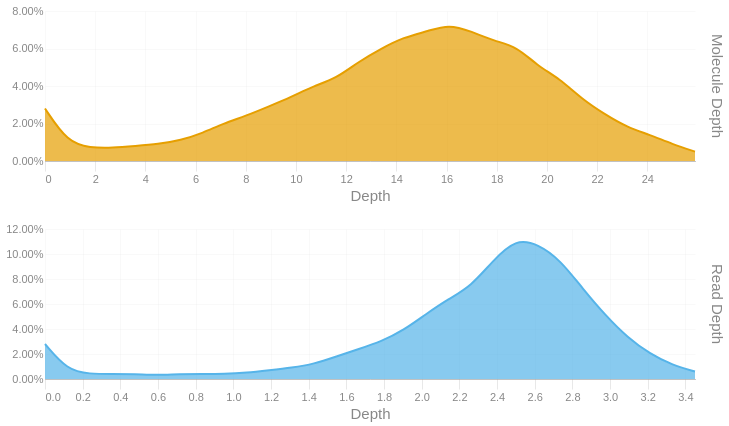

Notebook cell for this chart:
### Code cell
readdep = depth_hist(tb['Read Depth'], q99, 3)
readdep = readdep.with_columns(pl.lit('Read Depth').alias('Metric'))
if not SKIPLR:
    moldep = depth_hist(tb['Molecule Depth'], mol_q99, 1)
    moldep = moldep.with_columns(pl.lit('Molecule Depth').alias('Metric'))
    _hist = pl.concat([readdep, moldep])
    _hist = _hist.filter(pl.col('Proportion') != 0)
    with SafeRender(_hist):
        (
            alt.Chart(_hist)        
            .mark_area(interpolate = "basis")
            .encode(
                x=alt.X('Bin:Q').scale(domainMin=0).axis(alt.Axis(title='Depth')),
                y = alt.Y('Proportion:Q', title = None).axis(format = '.2%'),
                color = alt.Color('Metric:N').legend(None),
                row = alt.Row("Metric:N").header(title = None, labelOrient = 'right'),
                tooltip = [
                    alt.Tooltip("Metric:N", title = "Metric"),
                    alt.Tooltip('Interval:N', title = "Depth Interval"),
                    alt.Tooltip('Proportion:Q', title = "% Alignments").format('.2%')
                ]
            )
            .resolve_scale(x='independent', y='independent')
            .properties(
                height = 150, width = 650,
                usermeta={'embedOptions': {'downloadFileName': f'{samplename}.depth.hist'}}
            )
        ).display()
else:
    readdep = readdep.filter(pl.col('Proportion') != 0)
    with SafeRender(readdep):
        (
            alt.Chart(readdep)        
            .mark_area(interpolate = "basis")
            .encode(
                x=alt.X('Bin:Q').scale(domainMin=0).axis(alt.Axis(title='Depth')),
                y = alt.Y('Proportion:Q', title = None).axis(format = '.2%'),
                tooltip = [
                    alt.Tooltip('Interval:N', title = "Depth Interval"),
                    alt.Tooltip('Proportion:Q', title = "% Alignments").format('.2%')
                ]
            )
            .properties(
                usermeta={'embedOptions': {'downloadFileName': f'{samplename}.depth.hist'}}
            )
        ).display()

### Figure 1 — Vega-Lite specification as saved in the notebook (floating-point values rounded to 4 significant figures)
{"width": 650, "height": 150, "config": {"title": {"anchor": "start", "dy": -15, "fontSize": 18, "color": "#888888", "subtitleColor": "#888888", "subtitleFontSize": 14}, "arc": {"fill": "#0072B2"}, "axis": {"domainColor": "#888888", "domainWidth": 0.5, "gridWidth": 0.2, "grid": false, "titleFontWeight": 400, "titleFontSize": 15, "labelFontSize": 11, "labelColor": "#888888", "tickColor": "#888888", "tickWidth": 0.2, "titleColor": "#888888"}, "axisBand": {"grid": false}, "axisX": {"grid": true, "tickSize": 10, "domainCap": "round"}, "axisY": {"domain": false, "grid": true, "tickSize": 0, "domainCap": "round"}, "background": "transparent", "header": {"labelFontSize": 15, "labelColor": "#888888", "titleFontSize": 15, "titleFontWeight": 600, "titleColor": "#888888"}, "legend": {"labelFont": "sans-serif", "labelFontSize": 12, "labelColor": "#888888", "symbolSize": 100, "symbolType": "circle", "titleFontSize": 12, "titlePadding": 10, "titleColor": "#888888", "title": null}, "range": {"category": ["#E69F00", "#56B4E9", "#009E73", "#F0E442", "#0072B2", "#D55E00", "#CC79A7", "#000000"], "diverging": ["#cfe8f3", "#a2d4ec", "#73bfe2", "#46abdb", "#1696d2", "#12719e"]}, "area": {"fill": "#0072B2", "fillOpacity": 0.7, "line": true, "strokeOpacity": 0.7}, "line": {"color": "#0072B2", "stroke": "#0072B2", "strokeWidth": 2}, "trail": {"color": "#0072B2", "stroke": "#0072B2", "strokeWidth": 0, "size": 1}, "point": {"filled": true, "fillOpacity": 1.0, "size": 95}, "text": {"color": "#888888", "fontSize": 11, "align": "right", "fontWeight": 400, "size": 11}, "bar": {"fill": "#0072B2", "stroke": null}, "view": {"stroke": null, "continuousWidth": 660, "continuousHeight": 400}}, "data": {"name": "data-2d59945619a574851dff4ef3eb4af578"}, "mark": {"type": "area", "interpolate": "basis"}, "encoding": {"color": {"field": "Metric", "legend": null, "type": "nominal"}, "row": {"field": "Metric", "header": {"title": null, "labelOrient": "right"}, "type": "nominal"}, "tooltip": [{"field": "Metric", "title": "Metric", "type": "nominal"}, {"field": "Interval", "title": "Depth Interval", "type": "nominal"}, {"field": "Proportion", "format": ".2%", "title": "% Alignments", "type": "quantitative"}], "x": {"axis": {"title": "Depth"}, "field": "Bin", "scale": {"domainMin": 0}, "type": "quantitative"}, "y": {"axis": {"format": ".2%"}, "field": "Proportion", "title": null, "type": "quantitative"}}, "resolve": {"scale": {"x": "independent", "y": "independent"}}, "usermeta": {"embedOptions": {"downloadFileName": "S1_Tusket_030.depth.hist"}}, "$schema": "https://vega.github.io/schema/vega-lite/v6.1.0.json", "datasets": {"data-2d59945619a574851dff4ef3eb4af578": [{"Bin": 0.0, "Interval": "0.0-0.119", "Proportion": 0.028, "Metric": "Read Depth"}, {"Bin": 0.119, "Interval": "0.119-0.238", "Proportion": 0.007, "Metric": "Read Depth"}, {"Bin": 0.238, "Interval": "0.238-0.357", "Proportion": 0.004, "Metric": "Read Depth"}, {"Bin": 0.357, "Interval": "0.357-0.476", "Proportion": 0.004, "Metric": "Read Depth"}, {"Bin": 0.476, "Interval": "0.476-0.595", "Proportion": 0.004, "Metric": "Read Depth"}, {"Bin": 0.595, "Interval": "0.595-0.714", "Proportion": 0.003, "Metric": "Read Depth"}, {"Bin": 0.714, "Interval": "0.714-0.833", "Proportion": 0.004, "Metric": "Read Depth"}, {"Bin": 0.833, "Interval": "0.833-0.952", "Proportion": 0.004, "Metric": "Read Depth"}, {"Bin": 0.952, "Interval": "0.952-1.071", "Proportion": 0.004, "Metric": "Read Depth"}, {"Bin": 1.071, "Interval": "1.071-1.19", "Proportion": 0.005, "Metric": "Read Depth"}, {"Bin": 1.19, "Interval": "1.19-1.309", "Proportion": 0.007, "Metric": "Read Depth"}, {"Bin": 1.309, "Interval": "1.309-1.428", "Proportion": 0.009, "Metric": "Read Depth"}, {"Bin": 1.428, "Interval": "1.428-1.547", "Proportion": 0.012, "Metric": "Read Depth"}, {"Bin": 1.547, "Interval": "1.547-1.666", "Proportion": 0.018, "Metric": "Read Depth"}, {"Bin": 1.666, "Interval": "1.666-1.785", "Proportion": 0.024, "Metric": "Read Depth"}, {"Bin": 1.785, "Interval": "1.785-1.904", "Proportion": 0.03, "Metric": "Read Depth"}, {"Bin": 1.904, "Interval": "1.904-2.023", "Proportion": 0.039, "Metric": "Read Depth"}, {"Bin": 2.023, "Interval": "2.023-2.142", "Proportion": 0.052, "Metric": "Read Depth"}, {"Bin": 2.142, "Interval": "2.142-2.261", "Proportion": 0.064, "Metric": "Read Depth"}, {"Bin": 2.261, "Interval": "2.261-2.38", "Proportion": 0.074, "Metric": "Read Depth"}, {"Bin": 2.38, "Interval": "2.38-2.499", "Proportion": 0.095, "Metric": "Read Depth"}, {"Bin": 2.499, "Interval": "2.499-2.618", "Proportion": 0.112, "Metric": "Read Depth"}, {"Bin": 2.618, "Interval": "2.618-2.737", "Proportion": 0.108, "Metric": "Read Depth"}, {"Bin": 2.737, "Interval": "2.737-2.856", "Proportion": 0.095, "Metric": "Read Depth"}, {"Bin": 2.856, "Interval": "2.856-2.975", "Proportion": 0.072, "Metric": "Read Depth"}, {"Bin": 2.975, "Interval": "2.975-3.094", "Proportion": 0.051, "Metric": "Read Depth"}, {"Bin": 3.094, "Interval": "3.094-3.213", "Proportion": 0.033, "Metric": "Read Depth"}, {"Bin": 3.213, "Interval": "3.213-3.332", "Proportion": 0.02, "Metric": "Read Depth"}, {"Bin": 3.332, "Interval": "3.332-3.451", "Proportion": 0.011, "Metric": "Read Depth"}, {"Bin": 3.451, "Interval": "3.451-3.57", "Proportion": 0.006, "Metric": "Read Depth"}, {"Bin": 0.0, "Interval": "0.0-0.9", "Proportion": 0.028, "Metric": "Molecule Depth"}, {"Bin": 0.9, "Interval": "0.9-1.8", "Proportion": 0.01, "Metric": "Molecule Depth"}, {"Bin": 1.8, "Interval": "1.8-2.7", "Proportion": 0.007, "Metric": "Molecule Depth"}, {"Bin": 2.7, "Interval": "2.7-3.6", "Proportion": 0.007, "Metric": "Molecule Depth"}, {"Bin": 3.6, "Interval": "3.6-4.5", "Proportion": 0.008, "Metric": "Molecule Depth"}, {"Bin": 4.5, "Interval": "4.5-5.4", "Proportion": 0.009, "Metric": "Molecule Depth"}, {"Bin": 5.4, "Interval": "5.4-6.3", "Proportion": 0.011, "Metric": "Molecule Depth"}, {"Bin": 6.3, "Interval": "6.3-7.1", "Proportion": 0.015, "Metric": "Molecule Depth"}, {"Bin": 7.1, "Interval": "7.1-8.0", "Proportion": 0.02, "Metric": "Molecule Depth"}, {"Bin": 8.0, "Interval": "8.0-8.9", "Proportion": 0.024, "Metric": "Molecule Depth"}, {"Bin": 8.9, "Interval": "8.9-9.8", "Proportion": 0.029, "Metric": "Molecule Depth"}, {"Bin": 9.8, "Interval": "9.8-10.7", "Proportion": 0.034, "Metric": "Molecule Depth"}, {"Bin": 10.7, "Interval": "10.7-11.6", "Proportion": 0.04, "Metric": "Molecule Depth"}, {"Bin": 11.6, "Interval": "11.6-12.5", "Proportion": 0.044, "Metric": "Molecule Depth"}, {"Bin": 12.5, "Interval": "12.5-13.4", "Proportion": 0.053, "Metric": "Molecule Depth"}, {"Bin": 13.4, "Interval": "13.4-14.3", "Proportion": 0.06, "Metric": "Molecule Depth"}, {"Bin": 14.3, "Interval": "14.3-15.2", "Proportion": 0.066, "Metric": "Molecule Depth"}, {"Bin": 15.2, "Interval": "15.2-16.1", "Proportion": 0.069, "Metric": "Molecule Depth"}, {"Bin": 16.1, "Interval": "16.1-17.0", "Proportion": 0.073, "Metric": "Molecule Depth"}, {"Bin": 17.0, "Interval": "17.0-17.9", "Proportion": 0.069, "Metric": "Molecule Depth"}, {"Bin": 17.9, "Interval": "17.9-18.8", "Proportion": 0.064, "Metric": "Molecule Depth"}, {"Bin": 18.8, "Interval": "18.8-19.6", "Proportion": 0.061, "Metric": "Molecule Depth"}, {"Bin": 19.6, "Interval": "19.6-20.5", "Proportion": 0.051, "Metric": "Molecule Depth"}, {"Bin": 20.5, "Interval": "20.5-21.4", "Proportion": 0.044, "Metric": "Molecule Depth"}, {"Bin": 21.4, "Interval": "21.4-22.3", "Proportion": 0.033, "Metric": "Molecule Depth"}, {"Bin": 22.3, "Interval": "22.3-23.2", "Proportion": 0.025, "Metric": "Molecule Depth"}, {"Bin": 23.2, "Interval": "23.2-24.1", "Proportion": 0.018, "Metric": "Molecule Depth"}, {"Bin": 24.1, "Interval": "24.1-25.0", "Proportion": 0.014, "Metric": "Molecule Depth"}, {"Bin": 25.0, "Interval": "25.0-25.9", "Proportion": 0.009, "Metric": "Molecule Depth"}, {"Bin": 25.9, "Interval": "25.9-26.79", "Proportion": 0.005, "Metric": "Molecule Depth"}]}}
